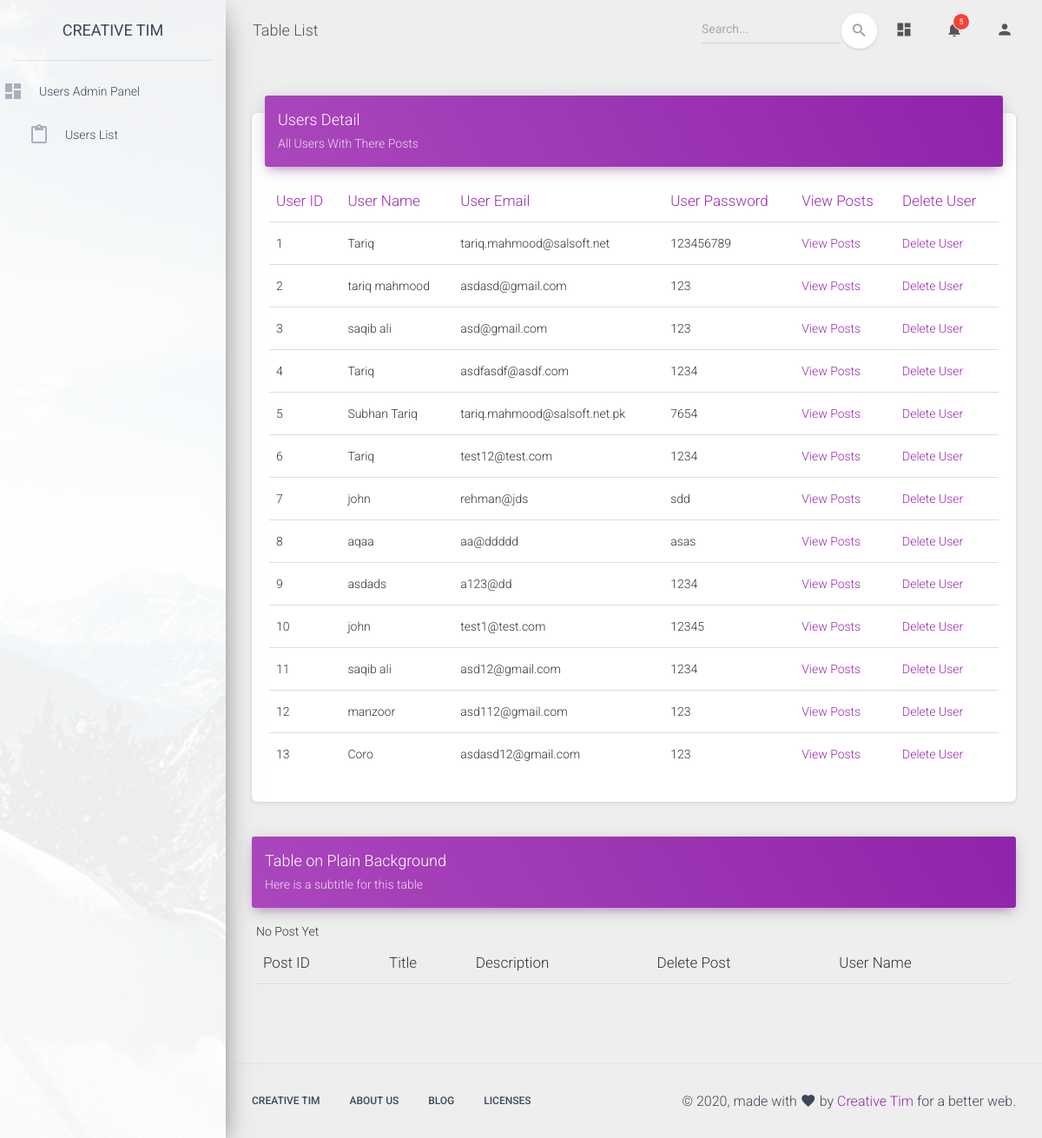
Page /admin/material-dashboard-master/examples/user.php?userid=3&action=view on the committed database.
### tables this page shows
CREATE TABLE `userregis` (
  `id` int(11) NOT NULL,
  `Username` varchar(255) NOT NULL,
  `Uemail` varchar(255) NOT NULL,
  `Upass` varchar(255) NOT NULL
);

### admin/material-dashboard-master/examples/user.php (the view, shortened to what this page needs)
<?php
$host = "localhost";
$username = "newroot";
$password = "Test@321";
$dbname = "phptrainee";
$connection = mysqli_connect($host,$username,$password,$dbname);
?>
<!DOCTYPE html>
<html lang="en">
<head>
  <link rel="stylesheet" href="https://maxcdn.bootstrapcdn.com/font-awesome/latest/css/font-awesome.min.css">
  <link href="../assets/css/material-dashboard.css?v=2.1.2" rel="stylesheet" />
  <link href="../assets/demo/demo.css" rel="stylesheet" />
</head>
<body class="">
  <div class="wrapper ">
    <div class="sidebar" data-color="purple" data-background-color="white" data-image="../assets/img/sidebar-1.jpg">
      <div class="logo"><a href="http://www.creative-tim.com" class="simple-text logo-normal">
          Creative Tim
        </a></div>
      <?php include("sidebar.php");  ?>
      </div>
    </div>
    <div class="main-panel">
      <nav class="navbar navbar-expand-lg navbar-transparent navbar-absolute fixed-top ">
        <div class="container-fluid">
          <div class="navbar-wrapper">
            <a class="navbar-brand" href="javascript:;">Table List</a>
          </div>
          <?php include("header.php"); ?>
        </div>
      </nav>
      <div class="content">
        <div class="container-fluid">
          <div class="row">
            <div class="col-md-12">
              <div class="card">
                <div class="card-header card-header-primary">
                  <h4 class="card-title ">Users Detail</h4>
                  <p class="card-category"> All Users With There Posts</p>
                </div>
                <div class="card-body">
                  <div class="table-responsive">
                    <table class="table">
                      <thead class=" text-primary">
                        <th>
                          User ID
                        </th>
                        <th>
                          User Name
                        </th>
                        <th>
                          User Email
                        </th>
                        <th>
                          User Password
                        </th>
                        <th>
                          View Posts
                        </th>
                        <th>
                          Delete User
                        </th>
                      </thead>
                      <tbody>
                        <?php
   $query = "SELECT * FROM `userregis`";
   $result1 = mysqli_query($connection,$query);
       $rowcount = mysqli_num_rows($result1);
       if($rowcount == 0)
       {
        echo "No Post Yet";
       }
       else
          {
     while ($col = mysqli_fetch_array($result1))
     {
       echo '<tr>
                          <td>
                            '.$col['id'].'
                          </td>
                          <td>
                            '.$col['Username'].'
                          </td>
                          <td>
                            '.$col['Uemail'].'
                          </td>
                          <td>
                            '.$col['Upass'].'
                          </td>
                          <td>
                            <a href="user.php?userid='.$col['id'].'&action=view">
                                            View Posts
                            </a>
                          </td>
                          <td>
                            <a href="user.php?userid='.$col['id'].'&action=delete">
                                            Delete User
                            </a>
                          </td>
                        </tr>
                           ';
     }
     }
     ?>
                      </tbody>
                    </table>
                  </div>
                </div>
              </div>
            </div>
            <div class="col-md-12">
              <div class="card card-plain">
                <div class="card-header card-header-primary">
                  <h4 class="card-title mt-0"> Table on Plain Background</h4>
                  <p class="card-category"> Here is a subtitle for this table</p>
                </div>
                <div class="card-body">
                  <div class="table-responsive">
                    <table class="table table-hover">
                      <thead class="">
                        <th>
                          Post ID
                        </th>
                        <th>
                          Title
                        </th>
                        <th>
                          Description
                        </th>
                        <th>
                          Delete Post
                        </th>
                        <th>
                          User Name
                        </th>
                      </thead>
                    </table>
                  </div>
                </div>
              </div>
            </div>
          </div>
        </div>
      </div>
      <?php include ("fotter.php"); ?>
    </div>
  </div>
</body>
</html>

### rows in the picture
userregis: id "1", Username "Tariq", Uemail "tariq.mahmood@salsoft.net", Upass "123456789"
userregis: id "2", Username "tariq mahmood", Uemail "asdasd@gmail.com", Upass "123"
userregis: id "3", Username "saqib ali", Uemail "asd@gmail.com", Upass "123"
userregis: id "4", Username "Tariq", Uemail "asdfasdf@asdf.com", Upass "1234"
userregis: id "5", Username "Subhan Tariq", Uemail "tariq.mahmood@salsoft.net.pk", Upass "7654"
userregis: id "6", Username "Tariq", Uemail "test12@test.com", Upass "1234"
userregis: id "7", Username "john", Uemail "rehman@jds", Upass "sdd"
userregis: id "8", Username "aqaa", Uemail "aa@ddddd", Upass "asas"
userregis: id "9", Username "asdads", Uemail "a123@dd", Upass "1234"
userregis: id "10", Username "john", Uemail "test1@test.com", Upass "12345"
userregis: id "11", Username "saqib ali", Uemail "asd12@gmail.com", Upass "1234"
userregis: id "12", Username "manzoor", Uemail "asd112@gmail.com", Upass "123"
userregis: id "13", Username "Coro", Uemail "asdasd12@gmail.com", Upass "123"
